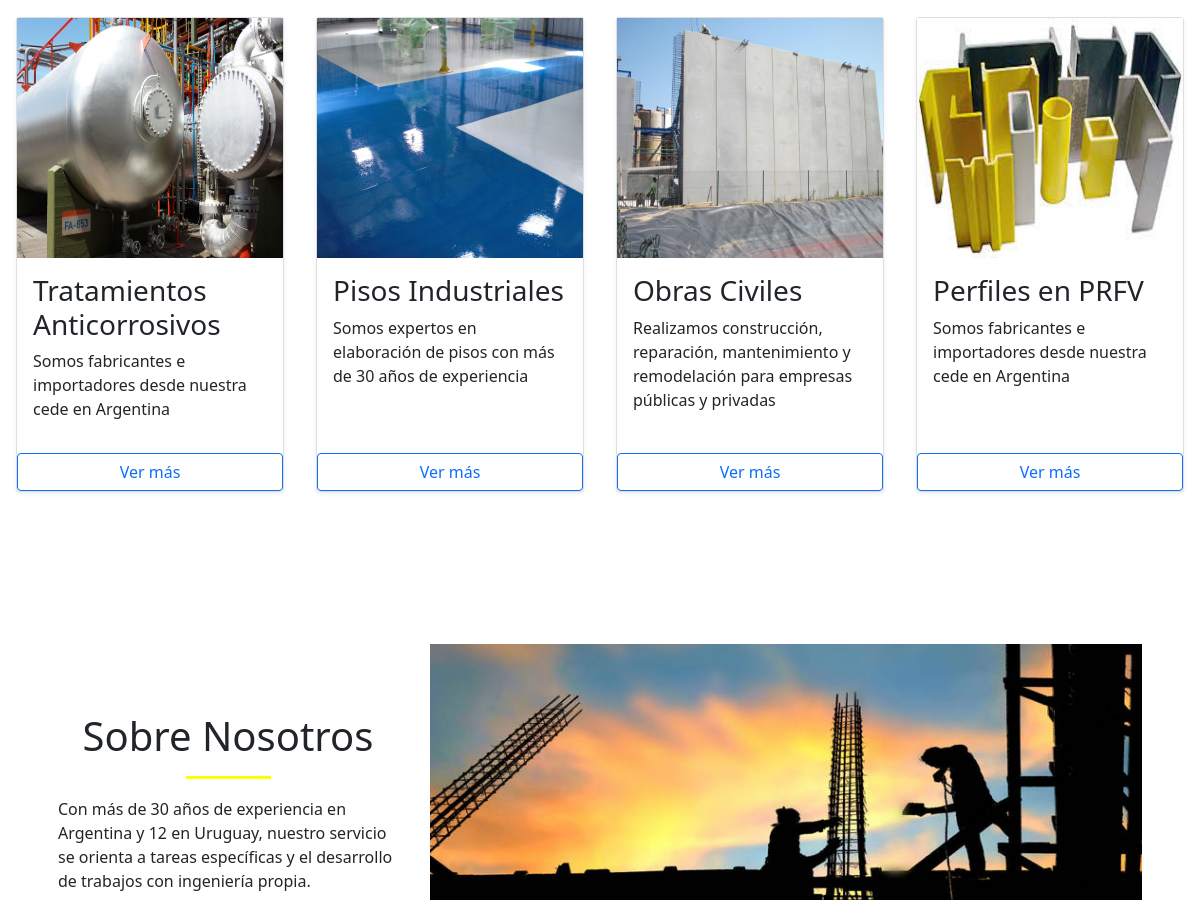
/ (middle part), run on an earlier commit of the app's database.
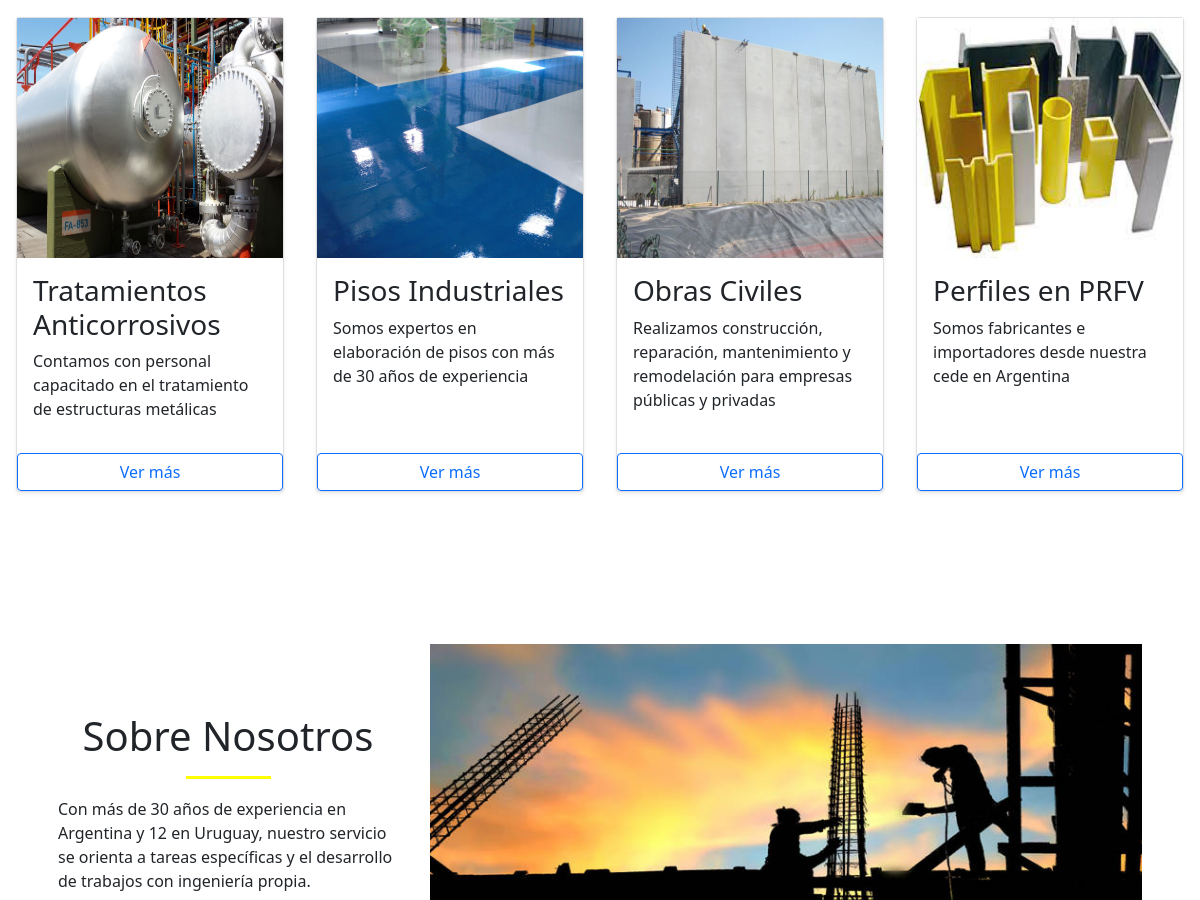
And on a later commit of the database.
### home_app/models.py (models this page shows, shortened)
class Category(models.Model):
    name=models.CharField(primary_key=True, max_length=50)
    slug=models.SlugField(unique=True, blank=True, null=True, help_text="URL que tendrá la categoría")
    image=models.ImageField(upload_to='category_home')
    description=models.CharField(max_length=100, help_text="Texto que aparecerá en la sección inicial")
    content=models.TextField(max_length=500, default="Servicio", help_text="Texto que explicará el servicio en cuestión")
    created=models.DateTimeField(auto_now_add=True)
    class Meta:
        verbose_name = 'Categoría'
        verbose_name_plural = 'Categorías'

### home_app/views.py (the view)
# urls.py: path('', views.home, name="Home"),
def home(request):
    categories = Category.objects.all()
    return render(request, "home_app/home.html", {"categories": categories})

### home_app/templates/home_app/home.html (shortened to what this page needs)
{% extends "home_app/base.html" %}
{% load static %}
{% block content %}
    <div id="services">
    <div class="row">
        {% for category in categories %}
        <div class="col-lg-3 col-md-6 col-sm-12 d-flex">
            <div class="card mb-5 shadow-sm">
                <img src="{{category.image.url}}">
                <div class="card-body">
                    <div class="card-title">
                        <h3>{{category.name}}</h3>
                    </div>
                    <div class="card-text">
                        <p>{{category.description}}</p>
                    </div>
                </div>
                <a href="{% url 'Services' %}" class="btn btn-outline-primary rounded-5">Ver más</a>
            </div>
        </div>
        {% endfor %}
    </div>
    <div class="container my-5">
    <div class="row py-4">
        <div class="col-lg-4 mb-4 my-lg-auto">
        <h1 class="text-dark font-weight-bold mb-3 text-center" >Sobre Nosotros</h1>
        <div class="heading-underline w-25"></div>
        <p class="mb-5 pt-3">Con más de 30 años de experiencia en Argentina y 12 en Uruguay,
            nuestro servicio se orienta a tareas específicas y el desarrollo de trabajos con ingeniería propia.
        </p>
        </div>
        <div class="col-lg-8"><img src="{% static 'home_app/img/sobre_nosotros.jpg' %}" id="about_us" class="w-100">
        </div>
    </div>
    </div>
{% endblock %}

What changed in the data, as far as the page shows it:
changed Category "Tratamientos Anticorrosivos": description "Somos fabricantes e importadores desde nuestra cede en Argentina" → "Contamos con personal capacitado en el tratamiento de estructuras metálicas"
